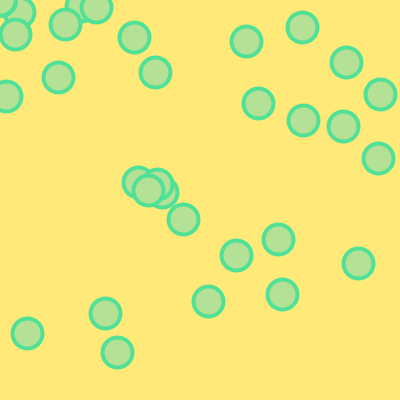
Frame 1 (no input)
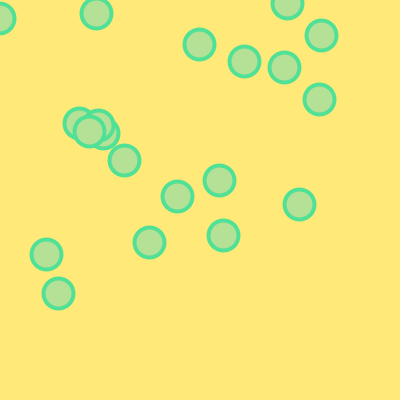
Frame 60 (the mouse pressed at the canvas centre just before this capture)
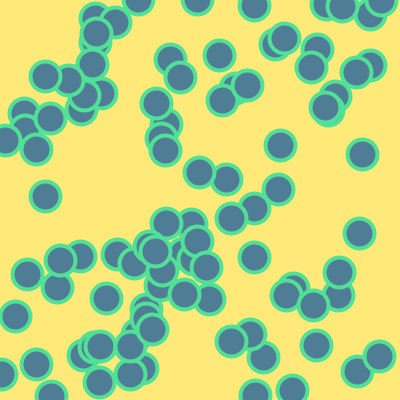
Frame 120 (the mouse held since frame 60 and released just before this capture)

The Processing sketch that drew these frames (run headless with seeded random() and noise(); from frame 60 on, the mouse is pressed at the canvas centre):

// Processing sketch: processing_105713
// ── processing_105713.pde

float [] xC; //x position of cricle 
float [] yC; //y position of cricle
int S; //ball size
int N; //number of ball
int R; //RGB = color
int G;
int B;
float speed; //movement
float [] xSpeed; //drop
float [] ySpeed;
float gravity;
boolean fall = false;

void setup(){
  size (400, 400);//campus
  smooth();
  S = 30;
  N = 100;
  R = 180;
  G = 225;
  B = 150;
  speed = 0; //stay at the start point
  gravity = 0.5;
  
  xC = new float[N];
  yC = new float[N];
  
  xSpeed = new float[N];
  ySpeed = new float[N];
  
  for (int i = 0; i< S; i++){
    xC[i] = random(width);
    yC[i] = random(height);
    
    xSpeed[i] = 0;
    ySpeed[i] = 0;
    
  }
}

void draw(){
  background(255, 233, 121);
  strokeWeight(4);
  stroke(R - 100, G, B);
  fill(R-mouseX/2, G-mouseY/2, B);
  
  for (int i = 0; i< N; i++){
    ellipse(xC[i], yC[i], S, S);
    
    if(fall==true){
      yC[i]+= ySpeed[i];
      ySpeed[i]+= gravity; }
      
    if(yC[i]>= height-S){
      ySpeed[i]*=-.7;}
  } 
  
  if(mouseX >= width/2 && mouseY >= height/2){
    for  (int i = 0; i< N; i++){
      xC[i] = random(width);
      yC[i] = random(height);
      }
  }
 if(mouseX <= width/2 && mouseY <= height/2){
   for  (int i = 0; i< N; i++){
     xC[i]--;
     yC[i]--;
      }   
  }
}

void mousePressed(){
  fall = true;
}
